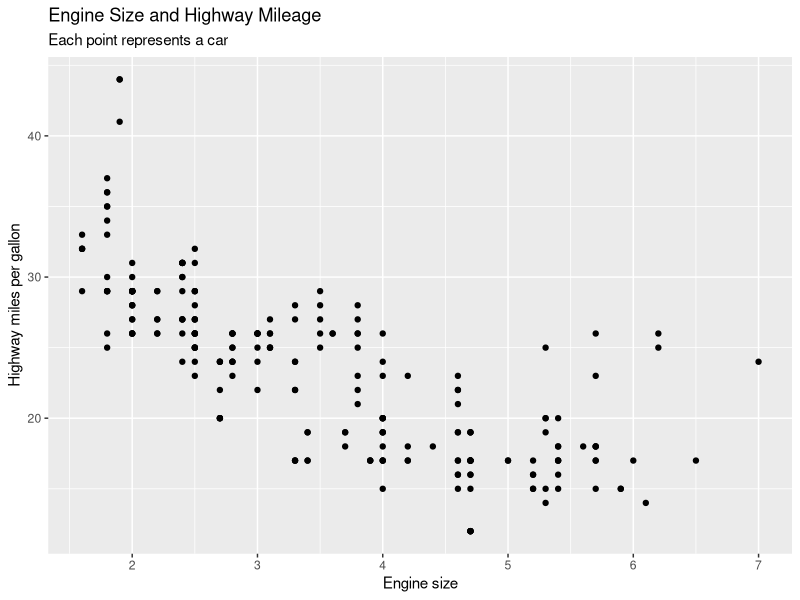
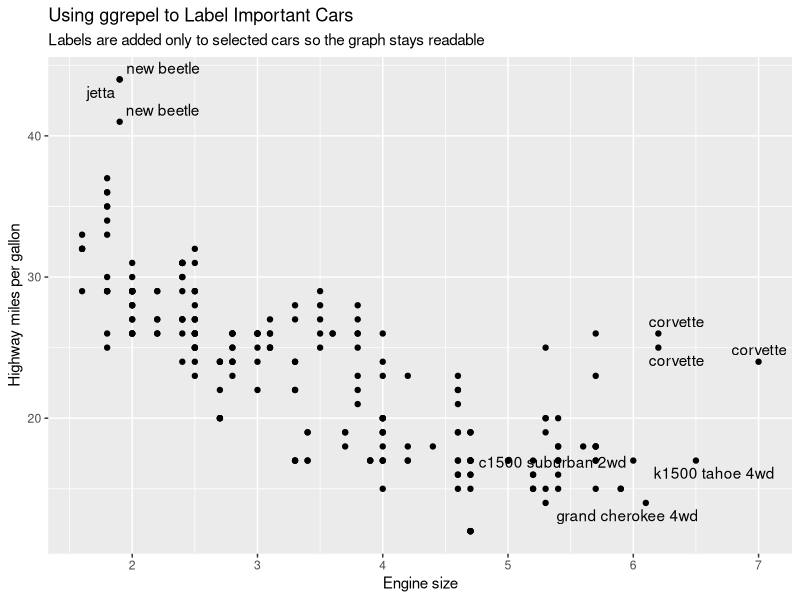
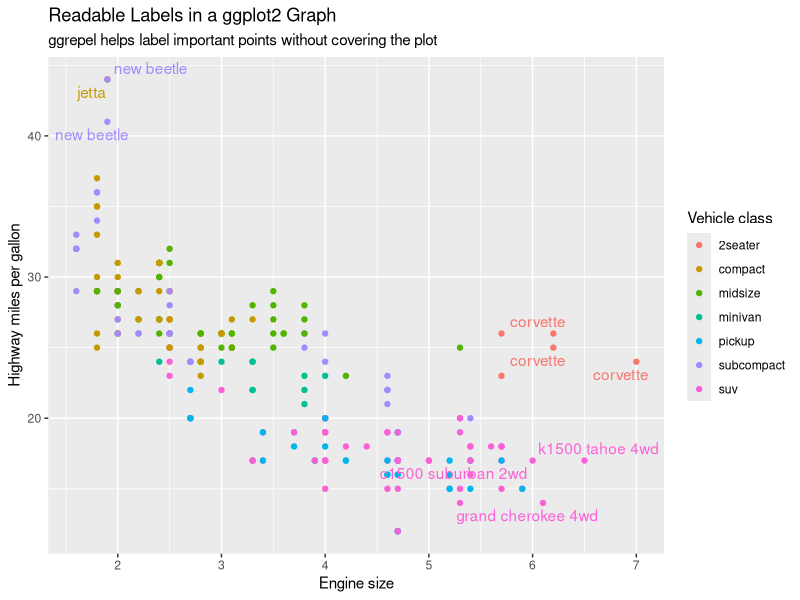

Write R code to recreate these figures, in order.


library(ggplot2)
library(ggrepel)

# Built-in dataset
data(mpg)

# Create a smaller dataset with selected cars to label.
# These are cars with high highway mileage or unusual engine size.
cars_to_label <- subset(mpg, hwy >= 40 | displ >= 6)

# Scatterplot without labels
ggplot(mpg, aes(x = displ, y = hwy)) +
  geom_point() +
  labs(
    title = "Engine Size and Highway Mileage",
    subtitle = "Each point represents a car",
    x = "Engine size",
    y = "Highway miles per gallon"
  )

# Scatterplot with selected labels using ggrepel
ggplot(mpg, aes(x = displ, y = hwy)) +
  geom_point() +
  geom_text_repel(
    data = cars_to_label,
    aes(label = model),
    max.overlaps = 20
  ) +
  labs(
    title = "Using ggrepel to Label Important Cars",
    subtitle = "Labels are added only to selected cars so the graph stays readable",
    x = "Engine size",
    y = "Highway miles per gallon"
  )

# A cleaner version using color by vehicle class
ggplot(mpg, aes(x = displ, y = hwy, color = class)) +
  geom_point() +
  geom_text_repel(
    data = cars_to_label,
    aes(label = model),
    max.overlaps = 20,
    show.legend = FALSE
  ) +
  labs(
    title = "Readable Labels in a ggplot2 Graph",
    subtitle = "ggrepel helps label important points without covering the plot",
    x = "Engine size",
    y = "Highway miles per gallon",
    color = "Vehicle class"
  )
